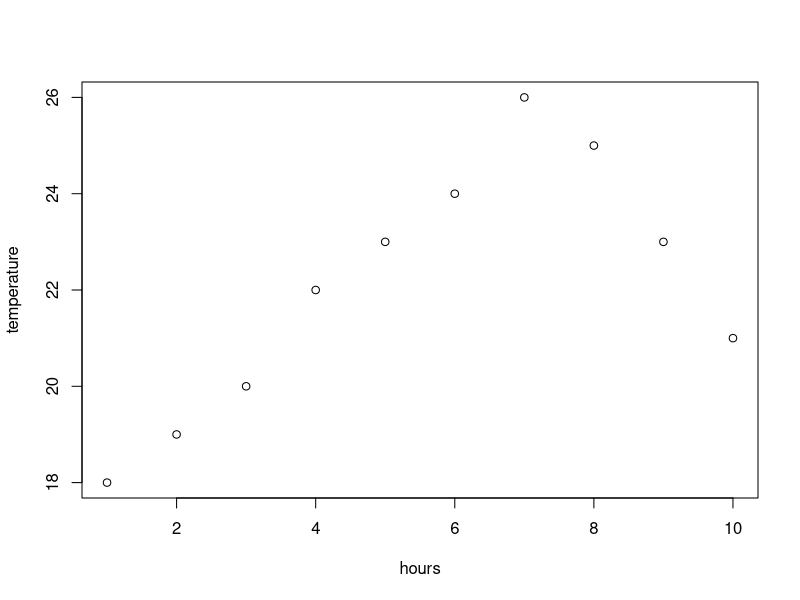
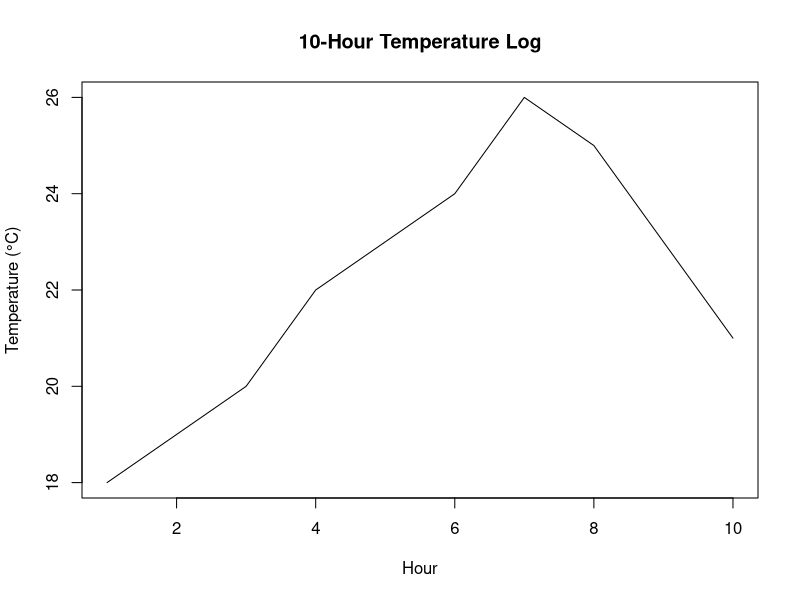
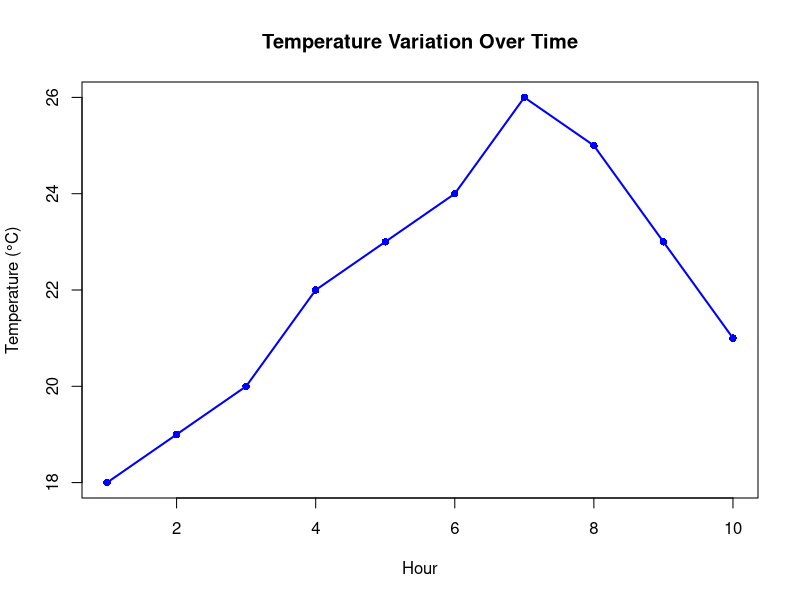
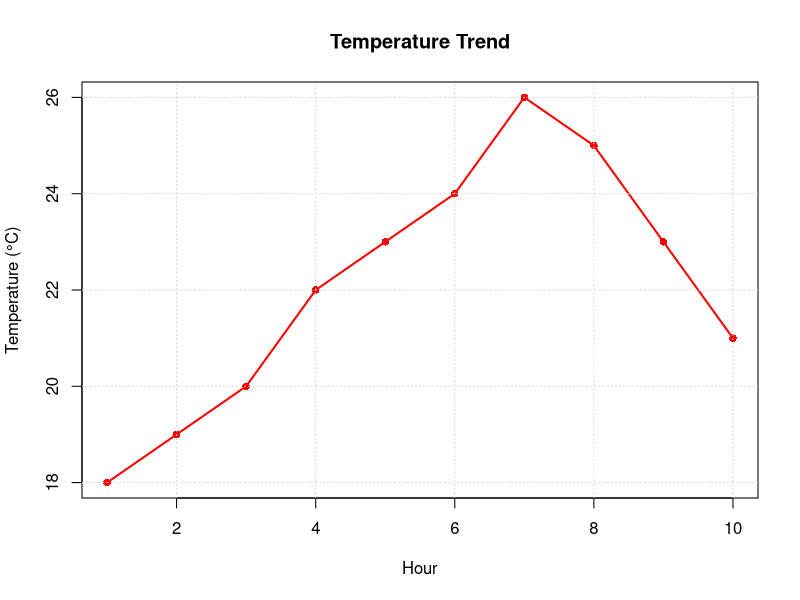

Here is the R script that generated these plots, in order:
# Check current working directory
getwd()

# Set your folder path (optional)
setwd("C:/Users/zahra/OneDrive/Documents/6007.r")

# Create vector for hours
hours <- c(1,2,3,4,5,6,7,8,9,10)

# Create vector for temperature
temperature <- c(18,19,20,22,23,24,26,25,23,21)

# Print values
print(hours)
print(temperature)

# Basic line graph
plot(hours, temperature)

# Improved line graph
plot(hours, temperature,
     type = "l",   # l = line
     main = "10-Hour Temperature Log",
     xlab = "Hour",
     ylab = "Temperature (°C)")

# Line graph with points and color
plot(hours, temperature,
     type = "o",   # o = overplotted (line + points)
     col = "blue",
     pch = 16,     # solid circle points
     lwd = 2,      # line thickness
     main = "Temperature Variation Over Time",
     xlab = "Hour",
     ylab = "Temperature (°C)")

# Add grid to graph
plot(hours, temperature,
     type = "o",
     col = "red",
     pch = 16,
     lwd = 2,
     main = "Temperature Trend",
     xlab = "Hour",
     ylab = "Temperature (°C)")

grid()
